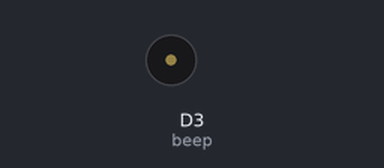
Simulated run of this sketch. Board: ESP8266 (NodeMCU). Parts: buzzer (waves = sounding, pin HIGH).

Above: at 0.1 s.
Timing chart, 0 to 2.0 s (numbered marks = the images above):
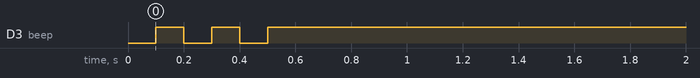

The sketch:

beep.ino
```cpp
int  beep = D3;

void setup() {

  pinMode(beep, OUTPUT); //蜂鸣器
    digitalWrite(beep, HIGH);

     openBeep(3);
}

void loop() {

}

void openBeep(int times)
{
  for (int i = 0; i < times; i++)
  {
    digitalWrite(beep, LOW);
    delay(100);
    digitalWrite(beep, HIGH);
    delay(100);
  }
}
```
